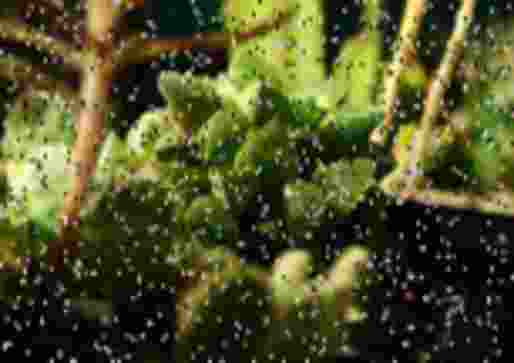
#> input picture cc5213_tarea1/datasets/dataset_a/q/q0055.jpg, 514 x 363 px, given as the content of the folder imagenes, which was not available
$ jupyter execute 'Anexo 4.2-Ejemplo descriptores globales color.ipynb'   (text cells are left out)
#> lines starting #> are read from the running program, lines starting #| are printed output that depends on the picture; after the words box and inside, x2 and y2 are one past the last pixel; in counts of white or black regions, pixels touching at a corner belong together; pictures that were not available may be replaced by others from this repository, and a replacement may not be noted
[cell 1]
import numpy
import cv2
import os
import time
import scipy.spatial
import pandas

def listar_archivos_en_carpeta(imagenes_dir):
    lista = []
    for archivo in os.listdir(imagenes_dir):
        # los que terminan en .jpg se agregan a la lista de nombres
        if archivo.endswith(".jpg"):
            lista.append(os.path.join(imagenes_dir, archivo))
    lista.sort()
    return lista

def agregar_texto(imagen, texto):
    fontFace = cv2.FONT_HERSHEY_SIMPLEX
    fontScale = 0.7
    fontThickness = 2
    position = (10, 30)
    fontColor = (50, 50, 50)
    cv2.putText(imagen, texto, position, fontFace, fontScale, fontColor, fontThickness, cv2.LINE_AA)

def mostrar_imagen(window_name, imagen, filename):
    MIN_WIDTH, MAX_WIDTH = 100, 1920
    MIN_HEIGHT, MAX_HEIGHT = 100, 1080
    if imagen.shape[0] > MAX_HEIGHT or imagen.shape[1] > MAX_WIDTH:
        # reducir tamaño
        fh = MAX_HEIGHT / imagen.shape[0]
        fw = MAX_WIDTH / imagen.shape[1]
        escala = min(fh, fw)
        imagen = cv2.resize(imagen, (0, 0), fx=escala, fy=escala, interpolation=cv2.INTER_CUBIC)
    elif imagen.shape[0] < MIN_HEIGHT or imagen.shape[1] < MIN_WIDTH:
        # aumentar tamaño
        fh = MIN_HEIGHT / imagen.shape[0]
        fw = MIN_WIDTH / imagen.shape[1]
        escala = max(fh, fw)
        imagen = cv2.resize(imagen, (0, 0), fx=escala, fy=escala, interpolation=cv2.INTER_NEAREST)
    # incluir el nombre sobre la imagen
    agregar_texto(imagen, os.path.basename(filename))
    # mostrar en pantalla
    cv2.imshow(window_name, imagen)

#funcion base para calcular un descriptor para cada imagen
def calcular_descriptores(funcion_descriptor, archivos_imagenes, mostrar_resultado):
#> called with mostrar_resultado = True
    matriz_descriptores = None
    num_fila = 0
    for archivo_imagen in archivos_imagenes:
        # con cv2.IMREAD_COLOR la imagen leida siempre tiene 3 canales BGR
        imagen = cv2.imread(archivo_imagen, cv2.IMREAD_COLOR)
#> imagen is the input picture: shape (363, 514, 3); mean B, G, R 41.4, 81.6, 79.9
        if imagen is None:
            raise Exception("no puedo abrir: " + archivo_imagen)
        # la imagen donde se visusaliza el descriptor
        imagen_mostrar = None
        if mostrar_resultado:
            imagen_mostrar = numpy.zeros((imagen.shape[0], imagen.shape[1], 3), dtype=numpy.uint8)
        # llama la funcion que calcula el descriptor
        descriptor_imagen = funcion_descriptor(imagen, imagen_mostrar)
        # mostrar la visualizacion
        if imagen_mostrar is not None:
            mostrar_imagen("imagen", imagen, archivo_imagen)
            mostrar_imagen("descriptor", imagen_mostrar, archivo_imagen)
            key = cv2.waitKey()
            cv2.destroyAllWindows()
            # salir con 'q' o con ESC
            if key == ord('q') or key == 27:
                raise KeyboardInterrupt
        # crear la matriz de descriptores (numero imagenes x largo_descriptor)
        if matriz_descriptores is None:
            matriz_descriptores = numpy.zeros((len(archivos_imagenes), len(descriptor_imagen)), numpy.float32)
        elif len(descriptor_imagen) != matriz_descriptores.shape[1]:
            raise Exception("descriptor de largo {} != {}".format(len(descriptor_imagen), matriz_descriptores.shape[1]))
        # copiar descriptor a una fila de la matriz de descriptores
        matriz_descriptores[num_fila] = descriptor_imagen
        num_fila += 1
    return matriz_descriptores

# funcion que divide un rango [0, max) en  intervalos.
# Por ej: limites(256, 2) -> [0, 128, 256] que define los rangos [0, 128) y [128, 256)
# Se usa para definir los rangos de cada bin de histograma o para dividir la imagen en zonas
# [69 lines left out: functions calcular_limites, descriptor_por_zona_generico, cuadriculado, dibujar_histograma, not called in this run]

# compara una matriz de descriptores (vectores como fila) con una funcion de distancia
# usa cdist() con distancia L1
def comparar_todos_distancia_L1(matriz_descriptores):
    matriz_distancias = scipy.spatial.distance.cdist(matriz_descriptores, matriz_descriptores, metric='cityblock')
    return matriz_distancias

# imprime para imagen de consulta en una  fila cual es su más cercano
# [22 lines left out: function imprimir_mas_cercanos, not called in this run]

# proceso completo: 1-leer imagenes, 2-calcular descriptores, 3-comparar descriptores, 4-mostrar los mas cercanos
def comparar_imagenes(funcion_descriptor, funcion_comparar_todos, imagenes_dir, mostrar_imagenes):
    archivos_imagenes = listar_archivos_en_carpeta(imagenes_dir)
    print("imágenes ({})={}".format(len(archivos_imagenes), [os.path.basename(filename) for filename in archivos_imagenes]))
    print()
    t0 = time.time()
    matriz_descriptores = calcular_descriptores(funcion_descriptor, archivos_imagenes, mostrar_imagenes)
    t1 = time.time()
    print("matriz descriptores={}, tiempo descriptores= {:.1f} segundos".format(matriz_descriptores.shape, t1 - t0))
    matriz_distancias = funcion_comparar_todos(matriz_descriptores)
    t2 = time.time()
    print("matriz distancias={}, tiempo distancias= {:.1f} segundos".format(matriz_distancias.shape, t2 - t1))
    print()
    imprimir_mas_cercanos(matriz_distancias, archivos_imagenes)

[cell 2]
def vector_de_colores(imagen, imagen_mostrar):
    global size_x, size_y
    imagen_reducida = cv2.resize(imagen, (size_x, size_y), interpolation=cv2.INTER_AREA)
    # flatten convierte la matriz de w x h x 3 en un array de largo w x h x 3
    descriptor_imagen = imagen_reducida.flatten()
#> descriptor_imagen = 27 values, max 132 at index 10, min 19 at index 18, mean 67.59
    # mostrar el descriptor
    if imagen_mostrar is not None:
        cv2.resize(imagen_reducida, (imagen.shape[1],imagen.shape[0]), dst=imagen_mostrar, interpolation=cv2.INTER_NEAREST)
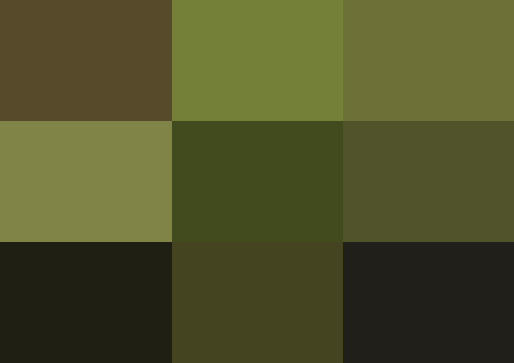
#> imagen_mostrar: shape (363, 514, 3); mean B, G, R 41.5, 81.4, 79.9
    return descriptor_imagen

size_x = 3
size_y = 3

comparar_imagenes(vector_de_colores, comparar_todos_distancia_L1, "imagenes", mostrar_imagenes=True)
#> in agregar_texto, `cv2.putText(imagen, texto, position, fontFace, fontScale, fontColor, f..`:
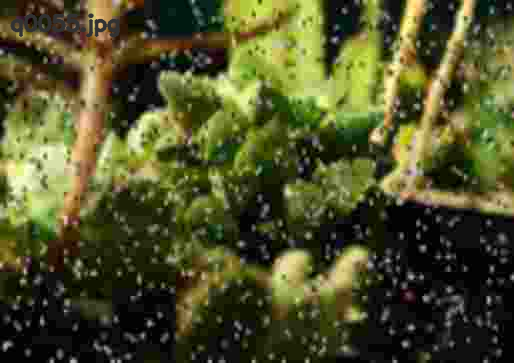
#> imagen: shape (363, 514, 3); 0.83% of pixels changed, all inside (x1, y1, x2, y2) = (10, 13, 120, 38)
#> (key q is pressed here)

$ run again, on cc5213_tarea1/datasets/dataset_a/q/q0308.jpg
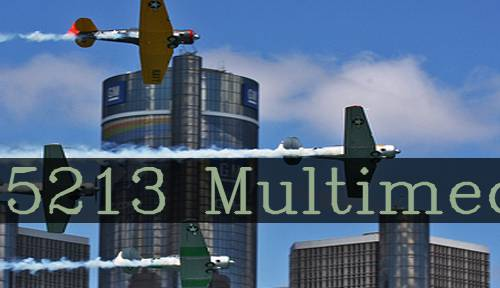
#> input picture cc5213_tarea1/datasets/dataset_a/q/q0308.jpg, 500 x 288 px, given as the content of the folder imagenes, which was not available
#> in calcular_descriptores, imagen is the input picture: shape (288, 500, 3); mean B, G, R 129.3, 102.9, 82.2
#> in vector_de_colores, `descriptor_imagen = imagen_reducida.flatten()`: descriptor_imagen = 27 values, max 192 at index 6, min 64 at index 23, mean 104.7
#> in vector_de_colores, `cv2.resize(imagen_reducida, (imagen.shape[1],imagen.shape[0]), dst=ima..`:
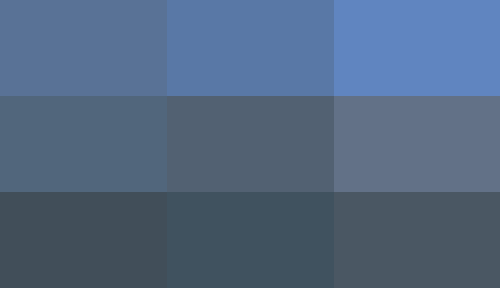
#> imagen_mostrar: shape (288, 500, 3); mean B, G, R 129.3, 102.9, 82
#> in agregar_texto, `cv2.putText(imagen, texto, position, fontFace, fontScale, fontColor, f..`:
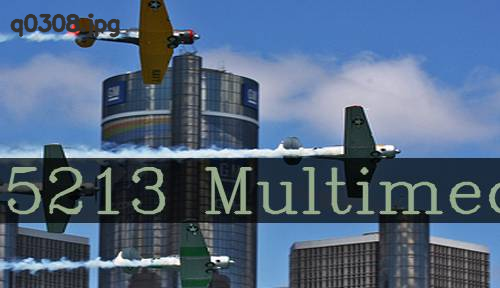
#> imagen: shape (288, 500, 3); 1.1% of pixels changed, all inside (x1, y1, x2, y2) = (9, 13, 121, 38)

$ run again, on cc5213_tarea1/datasets/dataset_a/q/q0312.jpg
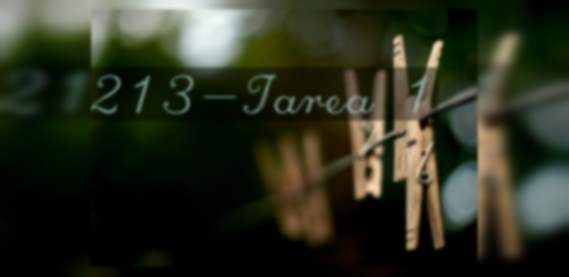
#> input picture cc5213_tarea1/datasets/dataset_a/q/q0312.jpg, 569 x 277 px, given as the content of the folder imagenes, which was not available
#> in calcular_descriptores, imagen is the input picture: shape (277, 569, 3); mean B, G, R 32.4, 48, 44.2
#> in vector_de_colores, `descriptor_imagen = imagen_reducida.flatten()`: descriptor_imagen = 27 values, max 92 at index 1, min 0 at index 18, mean 41.48
#> in vector_de_colores, `cv2.resize(imagen_reducida, (imagen.shape[1],imagen.shape[0]), dst=ima..`:
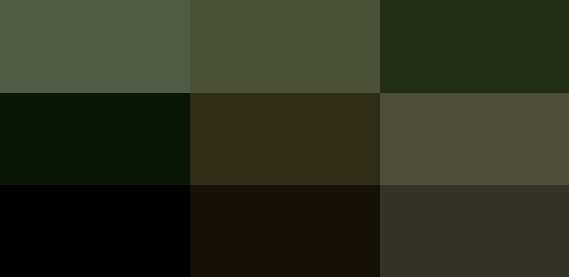
#> imagen_mostrar: shape (277, 569, 3); mean B, G, R 32.3, 48.1, 44.3
#> in agregar_texto, `cv2.putText(imagen, texto, position, fontFace, fontScale, fontColor, f..`:
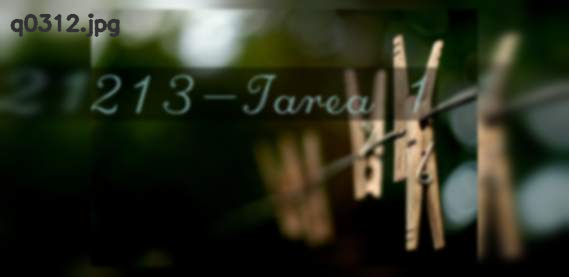
#> imagen: shape (277, 569, 3); 0.91% of pixels changed, all inside (x1, y1, x2, y2) = (10, 13, 121, 38)
